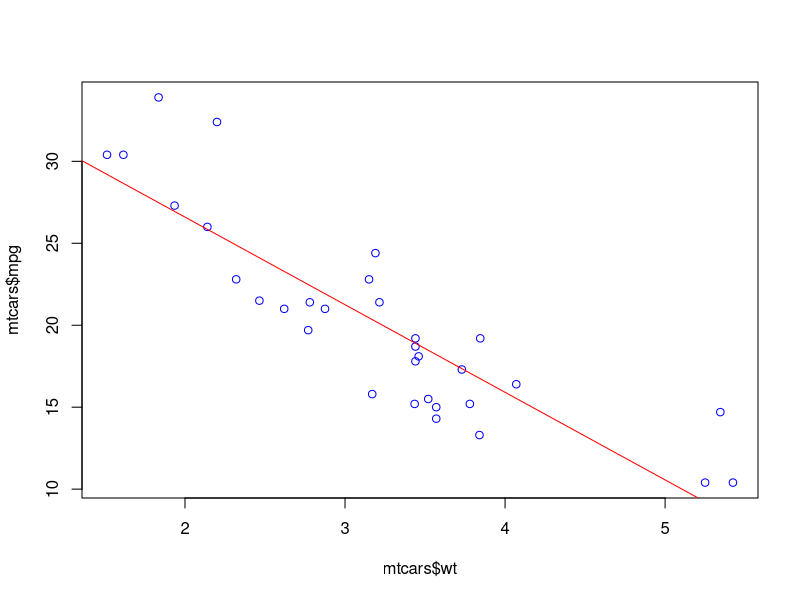

The R script that drew this image:
data(mtcars)
correlation <- cor(mtcars$mpg, mtcars$wt)
print(correlation)
plot(mtcars$wt, mtcars$mpg, col = "blue")
abline(lm(mtcars$mpg ~ mtcars$wt), col = "red")
